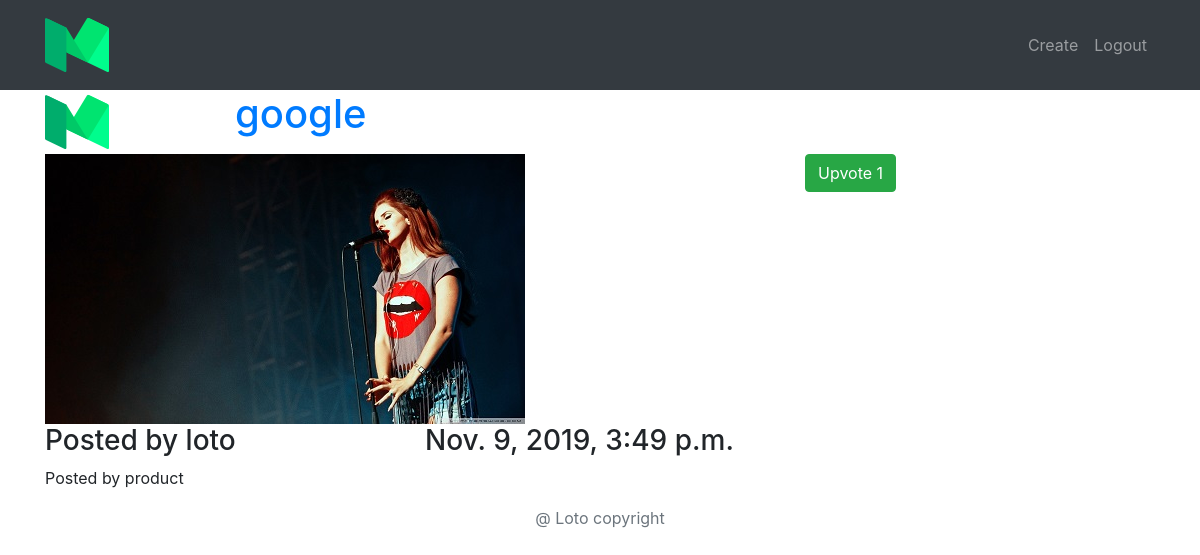
/1 (signed in), run on an earlier commit of the app's database.
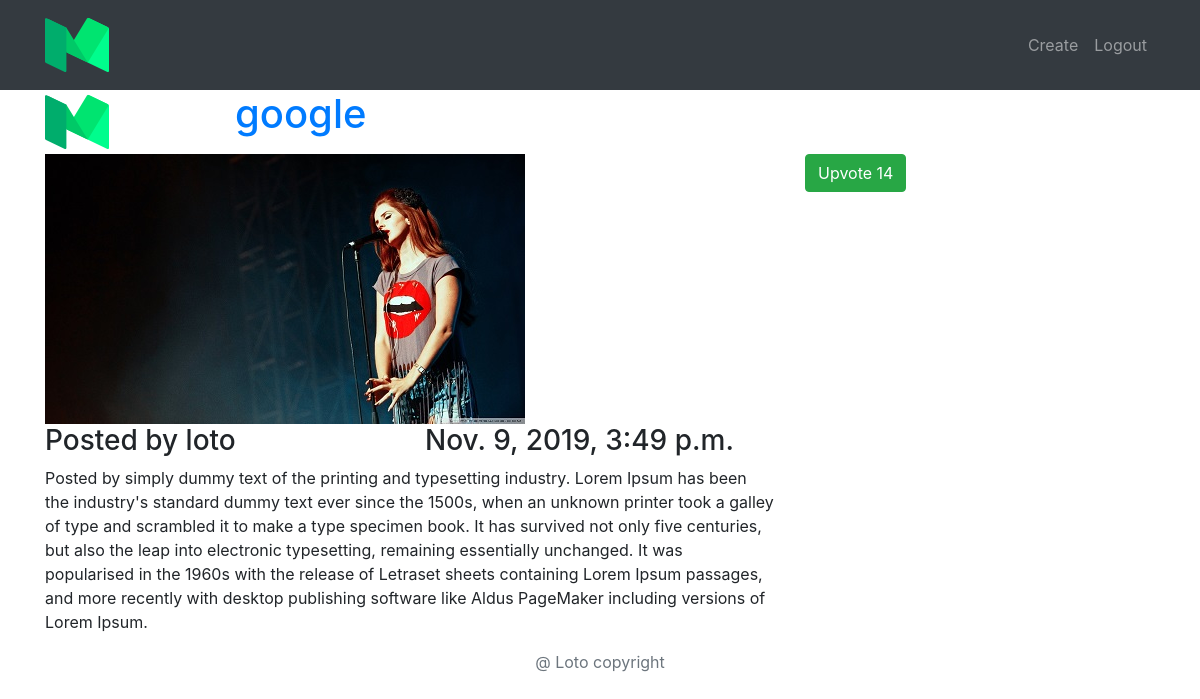
And on a later commit of the database.
### products/models.py (models this page shows, shortened)
class Product(models.Model):
    title=models.CharField(max_length=200)
    pub_date=models.DateTimeField()
    body=models.TextField()
    url=models.TextField()
    image=models.ImageField(upload_to='images/')
    icon=models.ImageField(upload_to='images/')
    votes_total=models.IntegerField(default=1)
    hunter=models.ForeignKey(User,on_delete=models.CASCADE)

### products/views.py (the view)
# urls.py: path('<int:product_id>',detail,name='detail'),
@login_required
def detail(request,product_id):
    product=get_object_or_404(Product,pk=product_id)
    return render(request,'products/detail.html',{'product':product})

### products/templates/products/detail.html (shortened to what this page needs)
{% extends 'base.html' %}
{% block content %}
    <div class="row ">
        <div class="col-2">
            <img src="{{ product.icon.url }}" class="img-fluid">
        </div>
        <div class="col-10">
            <a href="{{ product.url }}"><h1>{{ product.title }}</h1></a>
         </div>
        <div class="col-8">
            <img src="{{ product.image.url }}" class="img-fluid">
        </div>
        <div class="col-4">
            <a href="javascript:{document.getElementById('upvote' ).submit()}"><button class="btn btn-success">Upvote {{ product.votes_total }}</button></a>
         </div>
    </div>
    <div class="row">
     <div class="col-4">
         <h3>Posted by {{ product.hunter }}</h3>
     </div>
     <div class="col-4">
         <h3> {{ product.pub_date}}</h3>
     </div>
    </div>
    <div class="row">
     <div class="col-8">
         <p>Posted by {{ product.body }}</p>
     </div>
    </div>
{% endblock %}

What changed in the data, as far as the page shows it:
changed Product "google": votes_total "1" → "14"; body "product" → "simply dummy text of the printing and typesetting industry. Lorem Ipsum has been the industry's standard dummy text ever since the 1500s, when an unknown printer took a galley of type and scrambled it to make a type specimen book. It has survived not only five centuries, but also the leap into electronic typesetting, remaining essentially unchanged. It was popularised in the 1960s with the release of Letraset sheets containing Lorem Ipsum passages, and more recently with desktop publishing software like Aldus PageMaker including versions of Lorem Ipsum."
